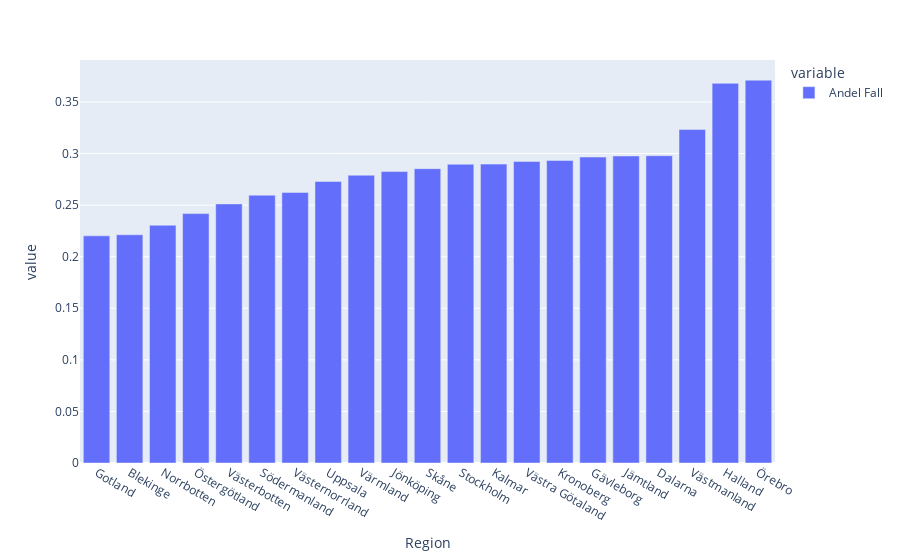

Notebook code cell kept with this figure:
### Code cell
data = df_andel_fall["Andel Fall"]
px.bar(data.sort_values())

### Figure 1 — Plotly figure (JSON) as saved in the notebook; plotly's stock layout.template omitted (floating-point values rounded to 4 significant figures)
{"data": [{"alignmentgroup": "True", "hovertemplate": "variable=Andel Fall<br>Region=%{x}<br>value=%{y}<extra></extra>", "legendgroup": "Andel Fall", "marker": {"color": "#636efa", "pattern": {"shape": ""}}, "name": "Andel Fall", "offsetgroup": "Andel Fall", "orientation": "v", "showlegend": true, "textposition": "auto", "type": "bar", "x": ["Gotland", "Blekinge", "Norrbotten", "Östergötland", "Västerbotten", "Södermanland", "Västernorrland", "Uppsala", "Värmland", "Jönköping", "Skåne", "Stockholm", "Kalmar", "Västra Götaland", "Kronoberg", "Gävleborg", "Jämtland", "Dalarna", "Västmanland", "Halland", "Örebro"], "xaxis": "x", "y": [0.2202, 0.2213, 0.2305, 0.2418, 0.2512, 0.2596, 0.2623, 0.2729, 0.279, 0.2825, 0.2854, 0.2896, 0.2898, 0.2924, 0.2932, 0.2966, 0.2976, 0.2979, 0.3233, 0.3681, 0.3712], "yaxis": "y"}], "layout": {"barmode": "relative", "legend": {"title": {"text": "variable"}, "tracegroupgap": 0}, "margin": {"t": 60}, "xaxis": {"anchor": "y", "domain": [0, 1], "title": {"text": "Region"}}, "yaxis": {"anchor": "x", "domain": [0, 1], "title": {"text": "value"}}}}
